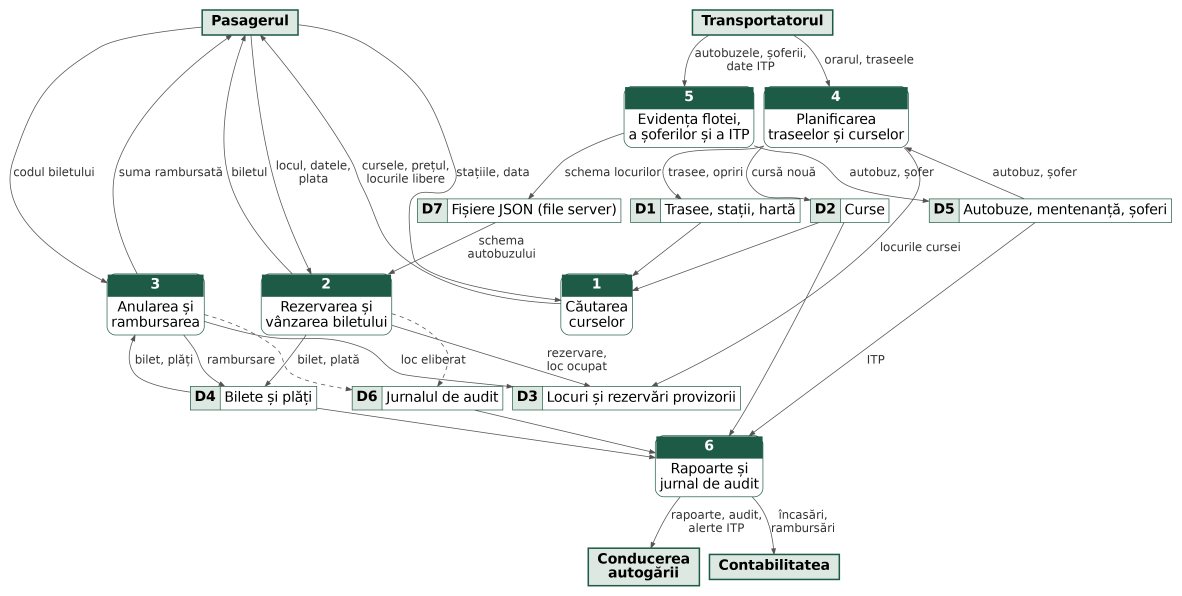
#> input picture Manuale/imagini/DG02_stari_bilet.png, 4725 x 2383 px (shown at 1/4 size)
$ python dfd.py ../../../../Manuale/imagini/DG01_flux_cumparare.png ../../../../Manuale/imagini/DG02_stari_bilet.png
#> lines starting #> are read from the running program, lines starting #| are printed output that depends on the picture
### Raport/raport_grup/generator/dfd/comun.py
# Stil comun pentru diagramele de flux (notatia Gane–Sarson), randate cu Graphviz.
G, L, Y, INK = "#1e5b46", "#dde8e2", "#e8a317", "#1b1b1b"
ANTET = f'''graph [fontname="DejaVu Sans", fontsize=20, nodesep=0.3, ranksep=0.45, pad=0.2, splines=true, bgcolor="white"];
node [fontname="DejaVu Sans", fontsize=20, color="{G}", penwidth=1.4];
edge [fontname="DejaVu Sans", fontsize=17, color="#555555", fontcolor="#333333", arrowsize=0.8, penwidth=1.1];
'''
def entitate(id, text):
    return f'{id} [shape=box, style="filled", fillcolor="{L}", penwidth=2.2, label=<<B>{text}</B>>, margin="0.18,0.1"];'
def proces(id, nr, text):
    return (f'{id} [shape=plain, label=<<TABLE BORDER="1" CELLBORDER="0" CELLSPACING="0" CELLPADDING="5" STYLE="ROUNDED" COLOR="{G}">'
            f'<TR><TD BGCOLOR="{G}"><FONT COLOR="white"><B>{nr}</B></FONT></TD></TR>'
            f'<TR><TD>{text}</TD></TR></TABLE>>];')
def depozit(id, nr, text):
    return (f'{id} [shape=plain, label=<<TABLE BORDER="0" CELLBORDER="1" CELLSPACING="0" CELLPADDING="5" COLOR="{G}">'
            f'<TR><TD BGCOLOR="{L}"><B>{nr}</B></TD><TD SIDES="TBR" ALIGN="LEFT">{text}</TD></TR></TABLE>>];')
def flux(a, b, text="", extra=""):
    return f'{a} -> {b} [label="{text}"{", " + extra if extra else ""}];'

### Raport/raport_grup/generator/dfd/dfd.py
import subprocess, sys
from comun import *
out_ctx, out_n1 = sys.argv[1], sys.argv[2]

ctx = ["digraph G {", ANTET, "rankdir=TB; nodesep=0.5; ranksep=0.9;",
  entitate("PS", "Pasagerul"), entitate("TR", "Transportatorul"),
  entitate("CN", "Conducerea<BR/>autogării"), entitate("CT", "Contabilitatea"),
  proces("S", "0", "Sistemul informatic<BR/>al autogării"),
  "{rank=same; PS; TR;}", "{rank=same; CN; CT;}",
  flux("PS", "S", "stațiile, data, locul ales,\\ndatele pasagerului, plata,\\ncererea de anulare"),
  flux("S", "PS", "cursele, prețul, biletul,\\nsuma rambursată"),
  flux("TR", "S", "orarul, traseele,\\nautobuzele, șoferii, ITP"),
  flux("S", "TR", "gradul de ocupare\\nal curselor"),
  flux("CN", "S", "tarifele, reducerile,\\nconturile utilizatorilor"),
  flux("S", "CN", "rapoarte de vânzări și ocupare,\\njurnalul de audit, alerte ITP"),
  flux("S", "CT", "încasările zilnice pe metode\\nde plată, rambursările (CSV)"),
  "}"]
open("dfd_context.dot", "w").write("\n".join(ctx))
subprocess.run(["dot", "-Tpng", "-Gdpi=200", "dfd_context.dot", "-o", out_ctx], check=True)

n1 = ["digraph G {", ANTET, "rankdir=TB; nodesep=0.2; ranksep=0.5; newrank=true;",
  entitate("PS", "Pasagerul"), entitate("TR", "Transportatorul"),
  entitate("CN", "Conducerea<BR/>autogării"), entitate("CT", "Contabilitatea"),
  proces("P1", "1", "Căutarea<BR/>curselor"),
  proces("P2", "2", "Rezervarea și<BR/>vânzarea biletului"),
  proces("P3", "3", "Anularea și<BR/>rambursarea"),
  proces("P4", "4", "Planificarea<BR/>traseelor și curselor"),
  proces("P5", "5", "Evidența flotei,<BR/>a șoferilor și a ITP"),
  proces("P6", "6", "Rapoarte și<BR/>jurnal de audit"),
  depozit("D1", "D1", "Trasee, stații, hartă"),
  depozit("D2", "D2", "Curse"),
  depozit("D3", "D3", "Locuri și rezervări provizorii"),
  depozit("D4", "D4", "Bilete și plăți"),
  depozit("D5", "D5", "Autobuze, mentenanță, șoferi"),
  depozit("D6", "D6", "Jurnalul de audit"),
  depozit("D7", "D7", "Fișiere JSON (file server)"),
  "{rank=same; PS; TR;}", "{rank=same; P1; P2; P3;}", "{rank=same; P4; P5;}", "{rank=same; CN; CT;}",
  flux("TR", "P4", "orarul, traseele"), flux("TR", "P5", "autobuzele, șoferii,\\ndate ITP"),
  flux("P5", "D5", "autobuz, șofer"), flux("P5", "D7", "schema locurilor"),
  flux("P4", "D1", "trasee, opriri"), flux("P4", "D2", "cursă nouă"), flux("P4", "D3", "locurile cursei"),
  flux("D5", "P4", "autobuz, șofer"),
  flux("PS", "P1", "stațiile, data"), flux("D2", "P1", ""), flux("D1", "P1", ""),
  flux("P1", "PS", "cursele, prețul,\\nlocurile libere"),
  flux("PS", "P2", "locul, datele,\\nplata"), flux("D7", "P2", "schema\\nautobuzului"),
  flux("P2", "D3", "rezervare,\\nloc ocupat"), flux("P2", "D4", "bilet, plată"),
  flux("P2", "PS", "biletul"),
  flux("PS", "P3", "codul biletului"), flux("D4", "P3", "bilet, plăți"),
  flux("P3", "D4", "rambursare"), flux("P3", "D3", "loc eliberat"), flux("P3", "PS", "suma rambursată"),
  flux("P2", "D6", "", "style=dashed"), flux("P3", "D6", "", "style=dashed"),
  flux("D4", "P6", ""), flux("D2", "P6", ""), flux("D6", "P6", ""), flux("D5", "P6", "ITP"),
  flux("P6", "CN", "rapoarte, audit,\\nalerte ITP"), flux("P6", "CT", "încasări,\\nrambursări"),
  "}"]
open("dfd_nivel1.dot", "w").write("\n".join(n1))
subprocess.run(["dot", "-Tpng", "-Gdpi=200", "dfd_nivel1.dot", "-o", out_n1], check=True)
from PIL import Image
Image.open(out_n1).rotate(90, expand=True).save(out_n1)
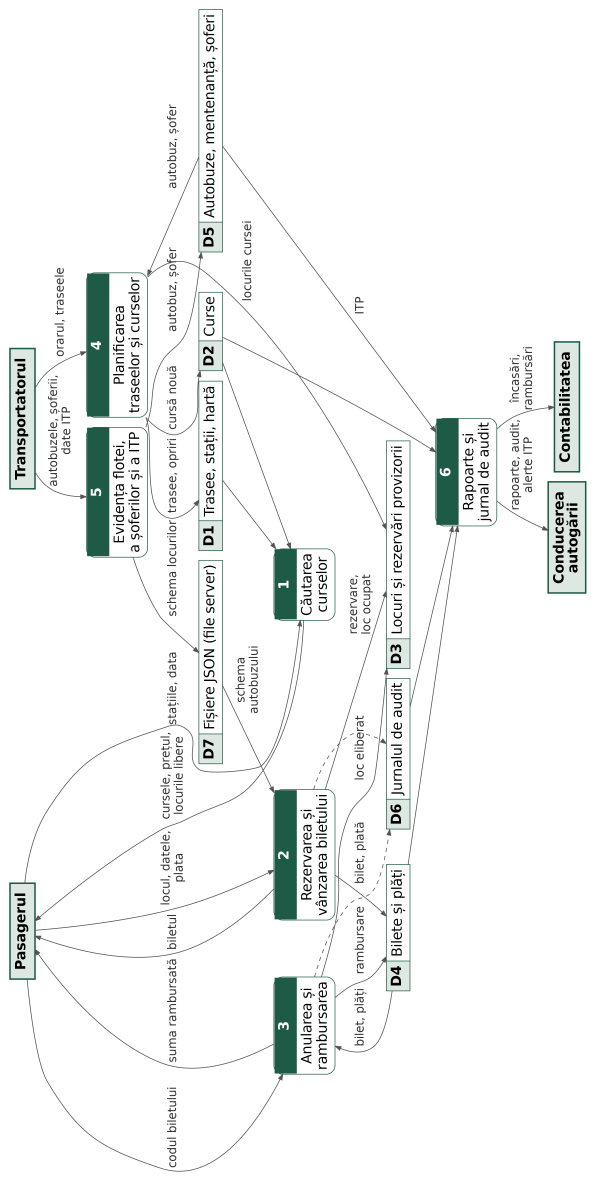
#> saved as DG02_stari_bilet.png: PIL image 2383x4725 RGBA (shown at 1/4 size); mean R, G, B, A 242.1, 244.1, 243.3, 255; transparent parts drawn white
